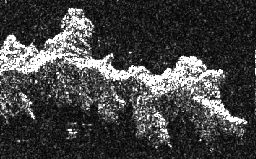
%> input picture images/nzjers1.jpg, 256 x 159 px
$ octave linearfilterdemo.m   (GNU Octave 9; MATLAB toolbox functions it lacks are replaced by stand-ins)
%> lines starting %> are read from the running program, lines starting %| are printed output that depends on the picture
### linearfilter.m
function [newImg, pre] = linearfilter(img, window, edgemode)
%LINEARFILTER Performs a linear filtering operation on the given image
%
%   Inputs:
%
%   img - The image to be filtered
%
%   window - The window function describing the filter to be applied;
%   should be an odd-sized square matrix. Various functions to generate
%   different types of windows are available, see the linear_windows
%   folder.
%
%   edgemode - Specifies how to treat edges. Valid edge modes:
%   "discard"  Discards the edges entirely, cropping the image
%   "black"    Sets edge pixels to zero in the resulting image
%   "extend"   Duplicates the values at the edges to fill the window
%   "wrap"     Copies values from the opposite side of the image to fill
%              the window
%   "reflect"  Mirrors the pixel values along the borders to fill the
%              window
%
%   Outputs:
%
%   newImg - The resulting filtered image
%
%   pre - The image after pre-processing, but before the filter is applied
%
% N.B. This implementation of linear filters uses vectorisation to make the
% code more efficient. Linear filter windows can also be converted to
% function handles using the linearwindow function for use with the
% generalised filter function, at the expense of vectorisation.

%% Pre-processing

d = size(window); % Store dimensions of window
pad = floor(d / 2); % Calculate padding amounts in x and y

if edgemode == "discard" || edgemode == "black" % Discard is special as it reduces the image size
    newImg = zeros(size(img) - d + 1);
else
    newImg = zeros(size(img));
end

switch edgemode
    case "discard"
        % No padding needed, discard reduces the image size
    case "black"
        % Padding done after the filter is applied
    case "extend"
        % Pad in x and then in y
        img = [repmat(img(1, :), pad(1), 1); img; repmat(img(end, :), pad(1), 1)];
        img = [repmat(img(:, 1), 1, pad(2)), img, repmat(img(:, end), 1, pad(2))];
    case "wrap"
        % Pad in x and then in y
        img = [img(end - pad(1) + 1 : end, :); img; img(1:pad(1), :)];
        img = [img(:, end - pad(2) + 1 : end), img, img(:, 1:pad(2))];
    case "reflect"
        % Pad in x and then in y
        img = [flip(img(1:pad(1), :), 1); img; flip(img(end - pad(1) + 1 : end, :), 1)];
        img = [flip(img(:, 1:pad(2)), 2), img, flip(img(:, end - pad(2) + 1 : end), 2)];
    otherwise
        error("Invalid edge mode!");
end

pre = img; % Output pre-processed image for debugging / demonstration

%% Filtering

% Rather than looping through each pixel of the image, here we're looping
% through each element in the window, shifting the entire image accordingly
% and multiplying it by the weight at that position, and adding the result
% to the output. This can be thought of as stacking up copies of the image,
% with each one offset slightly from the others.

% In MATLAB, this is a much more efficient method as the number of loop
% iterations is equal to the number of elements in the window rather than
% the number of pixels in the image. However, it only works for linear
% filters because the positions in the window are processed sequentially,
% so filters such as ordered statistics cannot be done this way.

% For each element in the window...
for x = 1:d(1)
    for y = 1:d(2)
        % ... add a weighted, offset copy of the original to the output
        % This looks a bit convoluted (pun intended) but it's worth it!
        newImg = newImg + window(x, y) * img(x:end-d(1)+x, y:end-d(2)+y);
    end
end

%% Post-processing

% If edge mode is "black", pad the image back to original size with zeros
if edgemode == "black"
    oldImg = newImg;
    newImg = zeros(size(img));
    newImg(pad(1) + 1 : end - pad(1), pad(2) + 1 : end - pad(2)) = oldImg;
end

end

### linear_windows/gaussianblur.m
function window = gaussianblur(sigma)
%GAUSSIANBLUR Gaussian blur filter (linear window)
%   Constructs a window of gaussian blur weights with standard deviation
%   sigma for use with linear filter functions. The window size is
%   calculated according to the rule of thumb n = 2 * ceil(3 * sigma) + 1.

n = 2 * ceil(3*sigma) + 1; % Calculate n as per rule of thumb from lectures
window = zeros([n, n]); % Initialise window matrix
d = floor(n/2);

% Calculate weight for each pixel in window
for x = -d : d
    for y = -d : d
        window(x + d + 1, y + d + 1) = exp(-(x^2 + y^2) / (2 * sigma^2));
    end
end

window = window / sum(window, 'all'); % Normalise to preserve overall brightness

end

### linear_windows/logedge.m
function window = logedge(sigma)
%LOGEDGE Laplacian-of-gaussian edge detector

n = 2 * ceil(3*sigma) + 1; % Calculate n as per rule of thumb from lectures
window = zeros([n, n]); % Initialise window matrix
d = floor(n/2);

% Calculate weight for each pixel in window
for x = -d : d
    for y = -d : d
        f = -(x^2 + y^2) / (2 * sigma^2);
        window(x + d + 1, y + d + 1) = -1/(pi * sigma^4) * (1 + f) * exp(f);
    end
end

end

### linear_windows/meanblur.m
function window = meanblur(n)
%MEANBLUR Mean blur filter (linear window)
%   Constructs a window of mean blur weights of size n*n, where all weights
%   are equal and sum to 1, for use with linear filter functions.

window = ones([n, n]) / (n^2);

% 3x3 mean filter
% window = [
%     1/9, 1/9, 1/9;
%     1/9, 1/9, 1/9;
%     1/9, 1/9, 1/9
% ];

% 5x5 mean filter
% window = ones([5, 5]) / 25;

end

### linear_windows/unsharpmask.m
function window = unsharpmask(n)
%UNSHARPMASK Unsharp mask filter (linear window)
%   Constructs a window of unsharp mask weights of size n*n for use with
%   linear filter functions. This is a simple, non adaptive implementation
%   with a fixed value of k.

window = -ones(n) / n^2; % Make all values equal and sum to -1
m = ceil(n/2);
window(m, m) = 2 - 1 / n^2; % Change central value so the sum is now 1

end

### demo_scripts/linearfilterdemo.m
%% Demonstration script for the linear filter function
% This script demonstrates the function linearfilter.m using a variety of
% different windows (some of which are defined in separate functions in the
% linear_windows folder). This implementation is more efficient than the
% generalised filterimage.m function as it takes advantage of vectorisation
% to reduce the number of loop iterations.

clear; % Always clear the workspace!
close all;

%% Setup

% Add the relevant subfolders to the MATLAB path
addpath('images');
addpath('linear_windows');
addpath('matlabpgm');

% Read the image
img = double(imread("nzjers1.jpg"));
%> img: size 159x256 double; min 1, max 255, mean 66.8; mean of the top-left, top-right, bottom-left and bottom-right quarters 93.5, 49.9, 49.5, 74.5

% [14 lines of commented-out code are left out]
figure("Name", "Linear Filter Demo");
tiledlayout("flow", "TileSpacing", "none");

%% Display original
nexttile;
imshow(uint8(img));
title("Original Image");

%% 5x5 mean blur
nexttile;
window = meanblur(5);
newImg = linearfilter(img, window, "black");
imshow(uint8(newImg));
title("5x5 Mean Blur, edge mode = black");

%% Gaussian blur with sigma = 3
nexttile;
window = gaussianblur(3);
newImg = linearfilter(img, window, "wrap");
%> call 2 of linearfilter, with edgemode = 'wrap'
%> in linearfilter (call 2), `img = [img(:, end - pad(2) + 1 : end), img, img(:, 1:pad(2))];`:
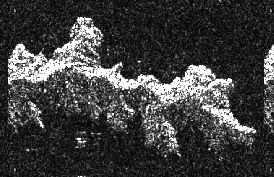
%> img: size 177x274 double; min 1, max 255, mean 62.4
imshow(uint8(newImg));
title("Gaussian Blur, \sigma = 3, edge mode = wrap");

%% Laplace edge detector (square)
nexttile;
window = -1/3 * [
    -1, -1, -1;
    -1,  8, -1;
    -1, -1, -1
];
newImg = linearfilter(img, window, "reflect");
imshow(uint8(newImg));
title("Laplace Edge Detector (square), edge mode = reflect");

%% Laplace edge detector (cross)
nexttile;
window = [
     0, -1,  0;
    -1,  4, -1;
     0, -1,  0
];
newImg = linearfilter(img, window, "extend");
%> call 4 of linearfilter, with window = [0 -1 0; -1 4 -1; 0 -1 0], edgemode = 'extend'
%> after the loop in linearfilter (call 4), `for x = 1:d(1)`:
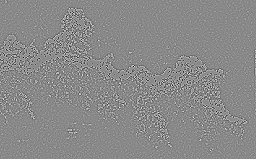
%> newImg: size 159x256 double; min -888, max 757, mean 0; drawn with min black and max white
imshow(uint8(newImg));
title("Laplace Edge Detector (cross), edge mode = extend");

%% Laplacian of gaussian edge detector with sigma = 0.5
nexttile;
window = logedge(0.5);
newImg = linearfilter(img, window, "extend");
%> call 5 of linearfilter, with edgemode = 'extend'
%> in linearfilter (call 5), `img = [repmat(img(:, 1), 1, pad(2)), img, repmat(img(:, end), 1, pad(2..`:
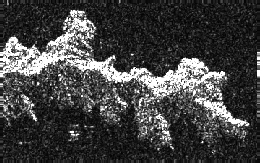
%> img: size 163x260 double; min 1, max 255, mean 65.9
%> after the loop in linearfilter (call 5), `for x = 1:d(1)`:
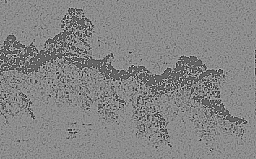
%> newImg: size 159x256 double; min -1028, max 796.7, mean -77; drawn with min black and max white
imshow(uint8(newImg));
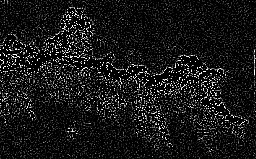
%> displayed picture: size 159x256, on the screen's scale of 0 to 255; min 0, max 255, mean 23.7
title("LoG Edge Detector, \sigma = 0.5, edge mode = extend");

%% Unsharp mask (constant)
nexttile;
%> (this line was passed over: nexttile is not available in this run)
window = unsharpmask(3);
newImg = linearfilter(img, window, "reflect");
%> call 6 of linearfilter, with edgemode = 'reflect'
%> after the loop in linearfilter (call 6), `for x = 1:d(1)`:
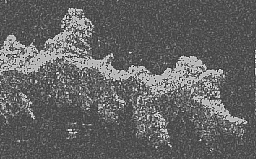
%> newImg: size 159x256 double; min -157.9, max 417.2, mean 66.8; drawn with min black and max white
imshow(uint8(newImg));
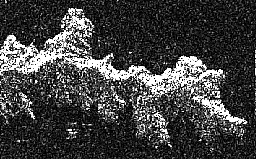
%> displayed picture: size 159x256, on the screen's scale of 0 to 255; min 0, max 255, mean 65.2; mean of the top-left, top-right, bottom-left and bottom-right quarters 89.4, 49, 49.8, 72.5
title("Unsharp Mask, edge mode = reflect");

%% The rest of these were just me messing around to see what happens

%% Outline thing?
% nexttile;
% window = [
%      1,  0,  1;
%      0, -3,  0;
%      1,  0,  1
% ];
% % window = 1 * [
% %      2, -1,  2;
% %     -1, -3, -1;
% %      2, -1,  2
% % ];
% newImg = linearfilter(img, window, "extend");
% imshow(uint8(newImg));
% title("Outline thing?, edge mode = extend");

% %% 5x5 Random
% nexttile;
% window = rand(5) * 5 - 2;
% window = window / sum(window); % Normalise
% newImg = linearfilter(img, window, "wrap");
% imshow(uint8(newImg));
% title("Random 5x5, edge mode = wrap");
%
% %% Stripy thing
% nexttile;
% window = -6.2 * [
%      0, 0, 1, 0, 0, 1, 0, 0, 1;
%      0, 1, 0, 0, 1, 0, 0, 1, 0;
%      1, 0, 0, 1, 0, 0, 1, 0, 0;
%      0, 0, 1, 0, 0, 1, 0, 0, 1;
%      0, 1, 0, 0, 1, 0, 0, 1, 0;
%      1, 0, 0, 1, 0, 0, 1, 0, 0;
%      0, 0, 1, 0, 0, 1, 0, 0, 1;
%      0, 1, 0, 0, 1, 0, 0, 1, 0;
%      1, 0, 0, 1, 0, 0, 1, 0, 0;
% ] + 2;
% newImg = linearfilter(img, window, "wrap");
% imshow(uint8(newImg));
% title("Something, edge mode = wrap");
%
% %% What even is this
% nexttile;
% window = [
%      1, -1,  1, -1,  1, -1,  1, -1,  1;
%     -1,  1, -1,  1, -1,  1, -1,  1, -1;
%      1, -1,  1, -1,  1, -1,  1, -1,  1;
%     -1,  1, -1,  1, -1,  1, -1,  1, -1;
%      1, -1,  1, -1,  1, -1,  1, -1,  1;
%     -1,  1, -1,  1, -1,  1, -1,  1, -1;
%      1, -1,  1, -1,  1, -1,  1, -1,  1;
%     -1,  1, -1,  1, -1,  1, -1,  1, -1;
%      1, -1,  1, -1,  1, -1,  1, -1,  1;
% ];
% newImg = ifft2(linearfilter(fft2(img), window, "wrap"));
% imshow(uint8(newImg));
% title("Something, edge mode = wrap");

$ run again, with images/foetus.pgm saved as images/nzjers1.jpg
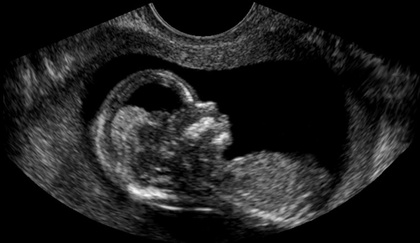
%> input picture images/foetus.pgm, 420 x 243 px, shrunk from 758 x 438 before the run
%> after the loop in linearfilter (call 5), `for x = 1:d(1)`:
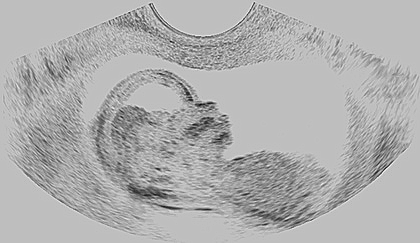
%> newImg: size 243x420 double; min -441, max 147.8, mean -35; drawn with min black and max white
%> after the loop in linearfilter (call 6), `for x = 1:d(1)`:
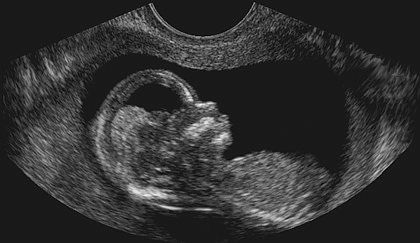
%> newImg: size 243x420 double; min -32.22, max 288.1, mean 30.4; drawn with min black and max white
